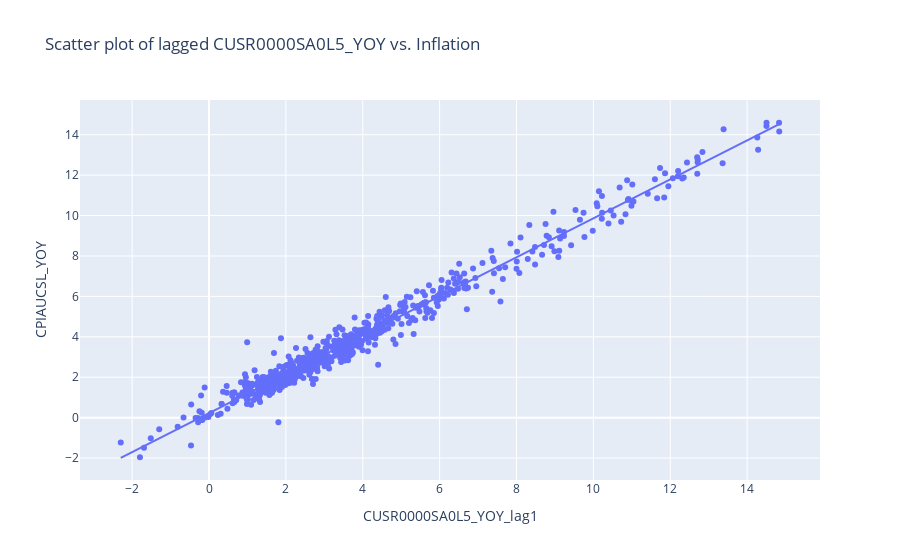
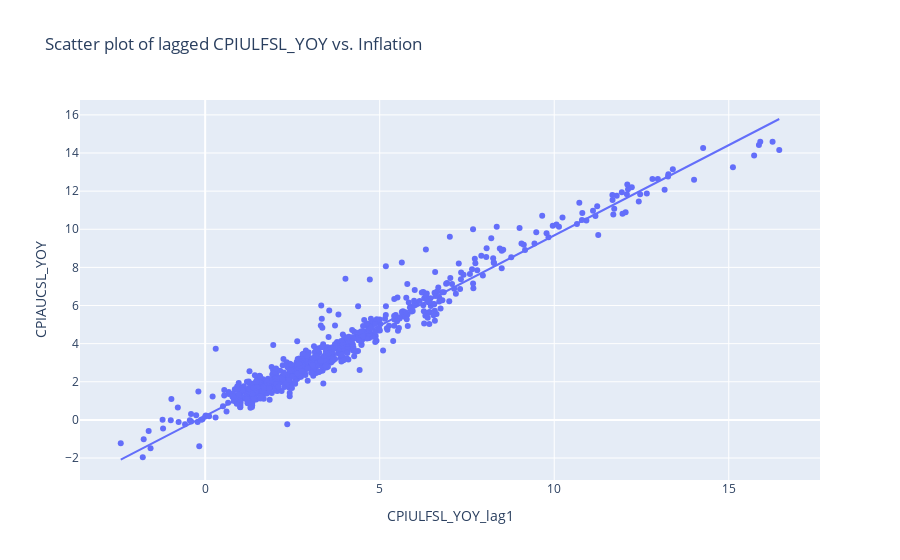
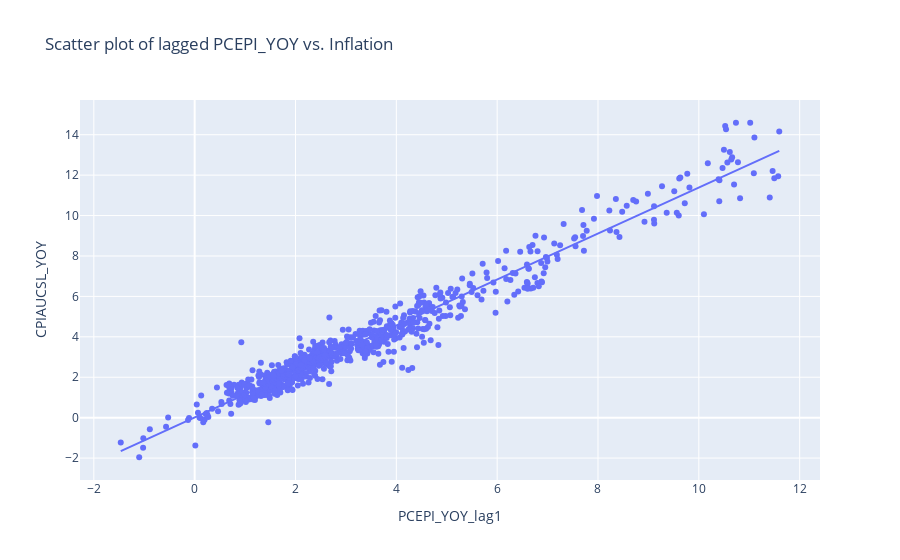

The cell these charts' notebook holds for them, in order:
### Code cell
for feature in top10_features[:3]:
    scatter_df = df.select([
        feature,
        'CPIAUCSL_YOY'
    ]).with_columns([
        pl.col(feature).shift(-1).alias(f"{feature}_lag1")
    ]).filter(
        pl.col(f"{feature}_lag1").is_not_null() & 
        pl.col("CPIAUCSL_YOY").is_not_null()
    )
    
    fig = px.scatter(
        scatter_df, 
        x=f"{feature}_lag1", 
        y="CPIAUCSL_YOY",
        title=f"Scatter plot of lagged {feature} vs. Inflation",
        trendline="ols"
    )
    
    fig.show()

### Figure 1 — Plotly figure (JSON) as saved in the notebook; plotly's stock layout.template omitted (floating-point values rounded to 4 significant figures; data arrays with more than 128 entries replaced by an {"elided": "..."} marker saying what was removed)
{"data": [{"hovertemplate": "CUSR0000SA0L5_YOY_lag1=%{x}<br>CPIAUCSL_YOY=%{y}<extra></extra>", "legendgroup": "", "marker": {"color": "#636efa", "symbol": "circle"}, "mode": "markers", "name": "", "orientation": "v", "showlegend": false, "type": "scatter", "x": {"elided": "780 float values"}, "xaxis": "x", "y": {"elided": "780 float values"}, "yaxis": "y"}, {"hovertemplate": "<b>OLS trendline</b><br>CPIAUCSL_YOY = 0.964301 * CUSR0000SA0L5_YOY_lag1 + 0.221699<br>R<sup>2</sup>=0.975443<br><br>CUSR0000SA0L5_YOY_lag1=%{x}<br>CPIAUCSL_YOY=%{y} <b>(trend)</b><extra></extra>", "legendgroup": "", "marker": {"color": "#636efa", "symbol": "circle"}, "mode": "lines", "name": "", "showlegend": false, "type": "scatter", "x": {"elided": "780 float values"}, "xaxis": "x", "y": {"elided": "780 float values"}, "yaxis": "y"}], "layout": {"legend": {"tracegroupgap": 0}, "title": {"text": "Scatter plot of lagged CUSR0000SA0L5_YOY vs. Inflation"}, "xaxis": {"anchor": "y", "domain": [0, 1], "title": {"text": "CUSR0000SA0L5_YOY_lag1"}}, "yaxis": {"anchor": "x", "domain": [0, 1], "title": {"text": "CPIAUCSL_YOY"}}}}

### Figure 2 — Plotly figure (JSON) as saved in the notebook; plotly's stock layout.template omitted (floating-point values rounded to 4 significant figures; data arrays with more than 128 entries replaced by an {"elided": "..."} marker saying what was removed)
{"data": [{"hovertemplate": "CPIULFSL_YOY_lag1=%{x}<br>CPIAUCSL_YOY=%{y}<extra></extra>", "legendgroup": "", "marker": {"color": "#636efa", "symbol": "circle"}, "mode": "markers", "name": "", "orientation": "v", "showlegend": false, "type": "scatter", "x": {"elided": "780 float values"}, "xaxis": "x", "y": {"elided": "780 float values"}, "yaxis": "y"}, {"hovertemplate": "<b>OLS trendline</b><br>CPIAUCSL_YOY = 0.946933 * CPIULFSL_YOY_lag1 + 0.210228<br>R<sup>2</sup>=0.955893<br><br>CPIULFSL_YOY_lag1=%{x}<br>CPIAUCSL_YOY=%{y} <b>(trend)</b><extra></extra>", "legendgroup": "", "marker": {"color": "#636efa", "symbol": "circle"}, "mode": "lines", "name": "", "showlegend": false, "type": "scatter", "x": {"elided": "780 float values"}, "xaxis": "x", "y": {"elided": "780 float values"}, "yaxis": "y"}], "layout": {"legend": {"tracegroupgap": 0}, "title": {"text": "Scatter plot of lagged CPIULFSL_YOY vs. Inflation"}, "xaxis": {"anchor": "y", "domain": [0, 1], "title": {"text": "CPIULFSL_YOY_lag1"}}, "yaxis": {"anchor": "x", "domain": [0, 1], "title": {"text": "CPIAUCSL_YOY"}}}}

### Figure 3 — Plotly figure (JSON) as saved in the notebook; plotly's stock layout.template omitted (floating-point values rounded to 4 significant figures; data arrays with more than 128 entries replaced by an {"elided": "..."} marker saying what was removed)
{"data": [{"hovertemplate": "PCEPI_YOY_lag1=%{x}<br>CPIAUCSL_YOY=%{y}<extra></extra>", "legendgroup": "", "marker": {"color": "#636efa", "symbol": "circle"}, "mode": "markers", "name": "", "orientation": "v", "showlegend": false, "type": "scatter", "x": {"elided": "780 float values"}, "xaxis": "x", "y": {"elided": "780 float values"}, "yaxis": "y"}, {"hovertemplate": "<b>OLS trendline</b><br>CPIAUCSL_YOY = 1.13711 * PCEPI_YOY_lag1 + 0.0134885<br>R<sup>2</sup>=0.954576<br><br>PCEPI_YOY_lag1=%{x}<br>CPIAUCSL_YOY=%{y} <b>(trend)</b><extra></extra>", "legendgroup": "", "marker": {"color": "#636efa", "symbol": "circle"}, "mode": "lines", "name": "", "showlegend": false, "type": "scatter", "x": {"elided": "780 float values"}, "xaxis": "x", "y": {"elided": "780 float values"}, "yaxis": "y"}], "layout": {"legend": {"tracegroupgap": 0}, "title": {"text": "Scatter plot of lagged PCEPI_YOY vs. Inflation"}, "xaxis": {"anchor": "y", "domain": [0, 1], "title": {"text": "PCEPI_YOY_lag1"}}, "yaxis": {"anchor": "x", "domain": [0, 1], "title": {"text": "CPIAUCSL_YOY"}}}}
